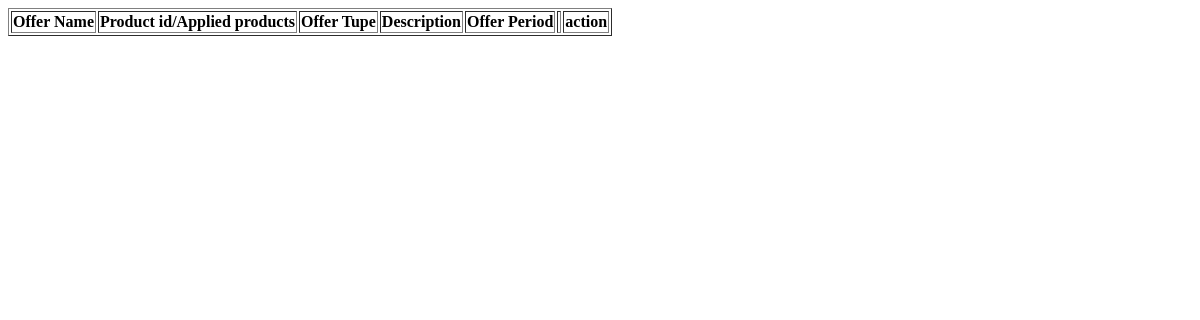
The app's page /ManageOffers, older data.
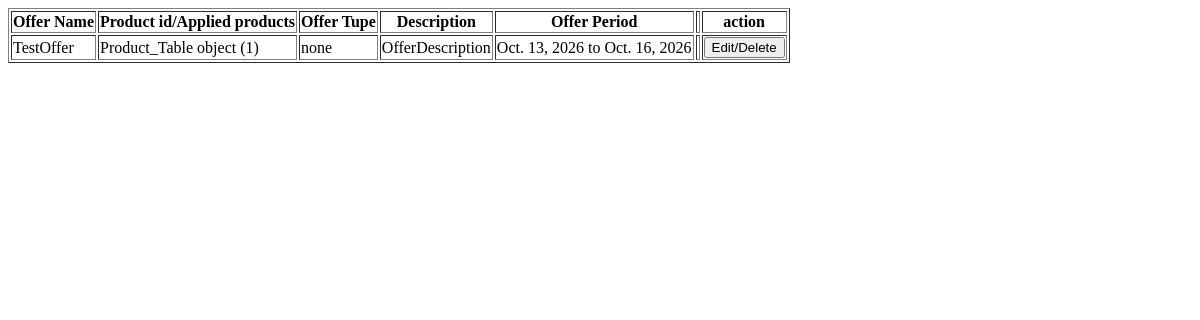
The same page, newer data.
### RetailIQApp/models.py (models this page shows)
class OfferTable(models.Model):
    offer_name = models.CharField(max_length=20, null=True, blank=True)
    offer_description = models.CharField(max_length=100, null=True, blank=True)
    offer_type = models.CharField(max_length=20, null=True, blank=True)
    offer_start_date = models.DateField(null=True, blank=True)
    offer_end_date = models.DateField(null=True, blank=True)
    is_active = models.BooleanField(default=True)
    product = models.ForeignKey(Product_Table, on_delete=models.CASCADE, null=True, blank=True)
    created_at = models.DateTimeField(null=True, blank=True)

class Product_Table(models.Model):
    product_name = models.CharField(max_length=20, null=True, blank=True)
    Brand = models.CharField(max_length=20, null=True, blank=True)
    Expiry_Date = models.DateField(null=True, blank=True)
    Manufacturing_Date = models.DateField(null=True, blank=True)
    Category = models.CharField(max_length=20, null=True, blank=True)
    Supplier_Name = models.CharField(max_length=20, null=True, blank=True)
    Supplier_email = models.CharField(max_length=20, null=True, blank=True)
    Supplier_Phone = models.CharField(max_length=20, null=True, blank=True)
    Barcode = models.IntegerField(null=True, blank=True)
    Purchase_Price = models.IntegerField(null=True, blank=True)
    Selling_Price = models.IntegerField(null=True, blank=True)
    Unit = models.IntegerField(null=True, blank=True)
    Description = models.CharField(max_length=20, null=True, blank=True)
    Discount = models.CharField(max_length=20, null=True, blank=True)
    Offers = models.CharField(max_length=20, null=True, blank=True)

### RetailIQApp/views.py (the view)
# urls.py: path('ManageOffers',ManageOffers.as_view(),name='ManageOffers'),
class ManageOffers(View):
    def get(self,request):
        obj = OfferTable.objects.all()
        return render(request,'shop/ManageOffers.html', {'offer_data':obj})

### templates/Shop/manageoffers.html (shortened to what this page needs)
<!DOCTYPE html>
<html lang="en">
<head>
</head>
<body>
      <table border="1">
        <tr>
            <th>Offer Name</th>
            <th>Product id/Applied products</th>
            <th>Offer Tupe</th>
            <th>Description</th>
            <th>Offer Period</th>
            <th></th>
            <th>action</th>
        </tr>
        {% for i in offer_data %}
        <tr>
            <td>{{ i.offer_name }}</td>
            <td>{{ i.product }}</td>
            <td>{{ i.offer_type }}</td>
            <td>{{ i.offer_description }}</td>
            <td>{{ i.offer_start_date }} to {{ i.offer_end_date }}</td>
            <td></td>
            <td>
                <button type="submit">Edit/Delete</button>
            </td>
        </tr>
        {% endfor %}
</body>
</html>

Row changes from the older to the newer data that the page shows:
added OfferTable: offer_name "TestOffer", product "Product_Table object (1)", offer_type "none", offer_description "OfferDescription", offer_start_date "Oct. 13, 2026", offer_end_date "Oct. 16, 2026"
